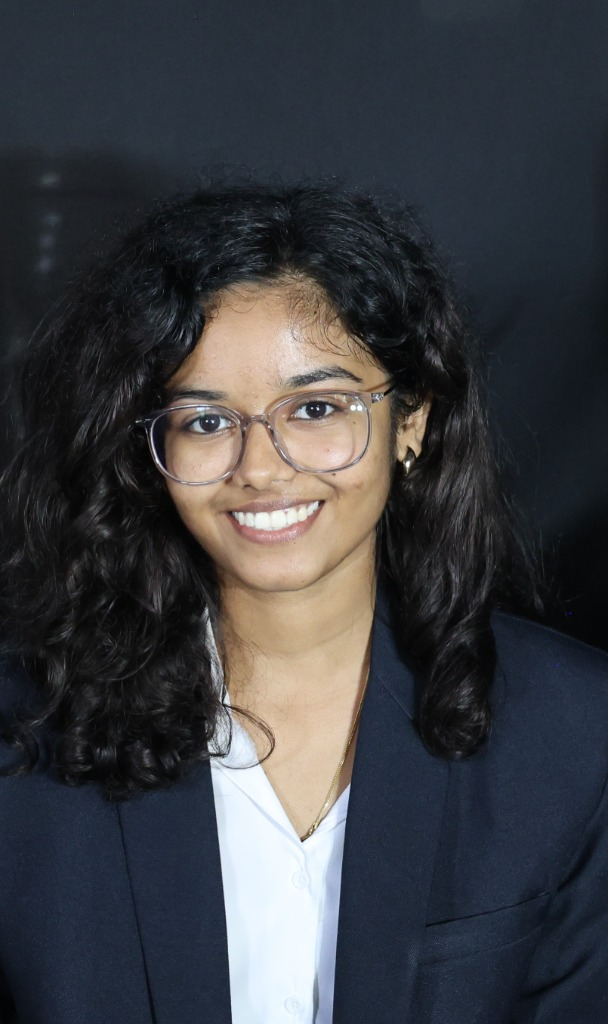
#> input picture assets/profile.jpg, 608 x 1024 px, found by its file name
$ python make_portrait.py assets/profile.jpg --crop 20,140,588,860 --cols 92
#> lines starting #> are read from the running program, lines starting #| are printed output that depends on the picture
#!/usr/bin/env python3
"""Turn a photo into an animated, monochrome ASCII terminal portrait (ascii.svg).

Features:
  - Background removal via rembg & edge-preserving smoothing
  - Monochromatic 13-level character ramp mapping (92 columns)
  - Embedded JetBrains Mono font subset (exact 0.600 em geometry)
  - SMIL initial typing reveal with riding block cursor
  - Continuous CRT scanline luminous sweep in infinite loop
  - Bottom terminal command prompt with infinite blinking cursor
  - Native GitHub Light & Dark mode adaptation

Usage:
    python scripts/make_portrait.py assets/profile.jpg --crop 20,140,588,860 --cols 92
"""
import argparse
import base64
import os
import sys
import cv2
import numpy as np
from PIL import Image
from rembg import remove

RAMP = " .`:-=+*cs#%@"     # 13 brightness levels; leading space = blank
COLS = 92                  # column density
CLAHE_CLIP = 2.5           # adaptive contrast threshold
GAMMA = 1.0                # ramp mapping exponent
CURVE = 1.65               # power curve for shadow definition
ROW_RATIO = 0.48           # monospace cell aspect ratio (height-to-width)

FG_LIGHT = "#57606a"       # readable on GitHub light
FG_DARK = "#c9d1d9"        # readable on GitHub dark
ACCENT = "#58a6ff"         # cyber blue accent
ACCENT_GREEN = "#3fb950"   # status green
CHAR_W = 7.74              # 0.600 em at FONT_SIZE
FONT_SIZE = 12.9
LINE_H = 15
ROW_DELAY = 0.07           # per-row wipe stagger in seconds
FAMILY = "JBMono,ui-monospace,SFMono-Regular,Menlo,Consolas,&apos;Liberation Mono&apos;,monospace"

HERE = os.path.dirname(os.path.abspath(__file__))
FONT_PATH = os.path.join(HERE, "fonts", "jbmono-ramp.woff2")


def prep(path, crop=None, clahe_clip=CLAHE_CLIP, curve=CURVE):
    """Cut out the background, smooth skin while preserving edges, apply CLAHE and power curve."""
#> called with path = 'assets/profile.jpg', crop = (20, 140, 588, 860), clahe_clip = 2.5, curve = 1.65
    src = Image.open(path).convert("RGBA")
    if crop:
        src = src.crop(crop)
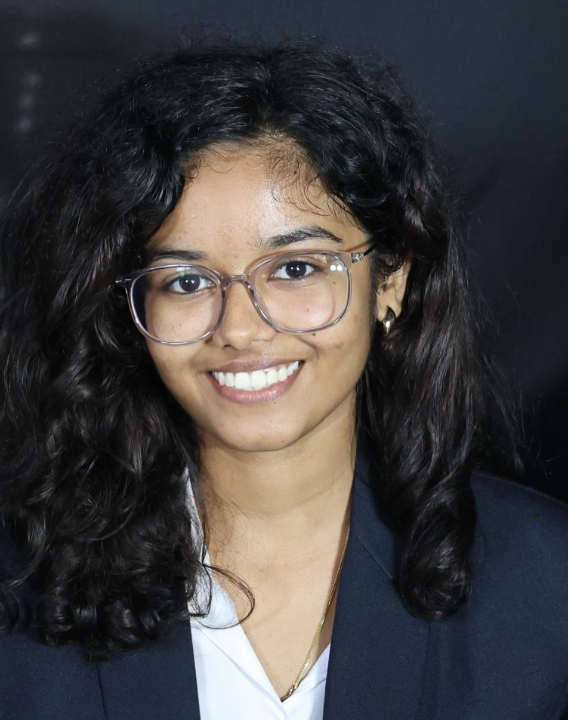
#> src: PIL image 568x720 RGBA; mean R, G, B, A 65.6, 63.3, 63.1, 255

    cut = remove(src)
    alpha = np.array(cut.split()[-1])

    white = Image.new("RGBA", cut.size, (255, 255, 255, 255))
    gray = np.array(Image.alpha_composite(white, cut).convert("L"))

    gray = cv2.bilateralFilter(gray, 9, 40, 40)
    gray = cv2.createCLAHE(clipLimit=clahe_clip, tileGridSize=(8, 8)).apply(gray)
    gray = (255.0 * (gray / 255.0) ** curve).astype("uint8")
    gray[alpha < 20] = 255
    return Image.fromarray(gray)


# [126 lines left out: functions to_lines, build_svg, not called in this run]


def main():
    ap = argparse.ArgumentParser(description=__doc__.split("\n")[0])
    ap.add_argument("photo", nargs="?", default=os.path.join(os.path.dirname(HERE), "assets", "profile.jpg"))
    ap.add_argument("out", nargs="?", default=os.path.join(os.path.dirname(HERE), "ascii.svg"))
    ap.add_argument("--crop", default="20,140,588,860", help="left,top,right,bottom bounding box")
    ap.add_argument("--cols", type=int, default=COLS)
    ap.add_argument("--clahe", type=float, default=CLAHE_CLIP)
    ap.add_argument("--curve", type=float, default=CURVE)
    ap.add_argument("--preview", action="store_true", help="print ASCII preview to stdout")
    args = ap.parse_args()

    crop = None
    if args.crop:
        parts = [int(v.strip()) for v in args.crop.split(",")]
        if len(parts) != 4:
            sys.exit("--crop requires 4 integers: left,top,right,bottom")
        crop = tuple(parts)

    print(f"Processing {args.photo} -> {args.out}...")
    img = prep(args.photo, crop=crop, clahe_clip=args.clahe, curve=args.curve)
    lines = to_lines(img, cols=args.cols)

    if args.preview:
        print("\n".join(lines))

    svg_content = build_svg(lines, cols=args.cols)
    with open(args.out, "w", encoding="utf-8") as f:
        f.write(svg_content)

    print(f"Successfully wrote {args.out} ({len(lines)} rows, {args.cols} cols, {len(svg_content)} bytes).")


if __name__ == "__main__":
    main()
#> (the call stopped at in prep, `cut = remove(src)`: rembg is not available in this run)
